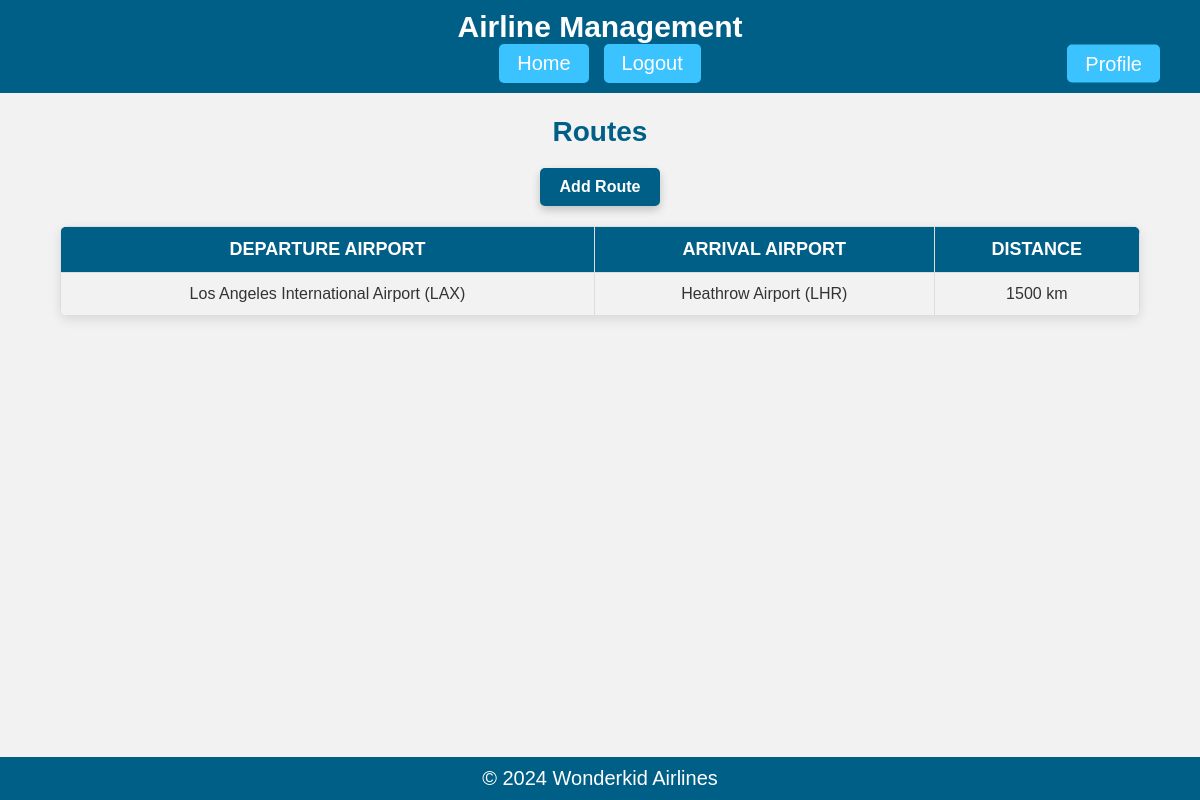
Page /routes/ (signed in) on the committed database.
### Airlines/models.py (models this page shows, shortened)
class Route(models.Model):
    departure_airport = models.ForeignKey('Airport', on_delete=models.CASCADE, related_name='departure_routes')
    arrival_airport = models.ForeignKey('Airport', on_delete=models.CASCADE, related_name='arrival_routes')
    distance = models.PositiveIntegerField()

class Airport(models.Model):
    name = models.CharField(max_length=100)
    location = models.CharField(max_length=100)
    def __str__(self):
        return self.name

### Airlines/views.py (the view)
# urls.py: path('routes/', views.routes_list, name='routes'),
@login_required
def routes_list(request):
    routes = Route.objects.all()
    return render(request, 'routes.html', {'routes': routes})

### Airlines/templates/routes.html (shortened to what this page needs)
{% extends 'base.html' %}
{% block content %}
    <h2>Routes</h2>
    <a href="{% url 'add_route' %}" class="btn primary-btn">Add Route</a>
    <table>
        <thead>
            <tr>
                <th>Departure Airport</th>
                <th>Arrival Airport</th>
                <th>Distance</th>
            </tr>
        </thead>
        <tbody>
            {% for route in routes %}
            <tr>
                <td>{{ route.departure_airport }}</td>
                <td>{{ route.arrival_airport }}</td>
                <td>{{ route.distance }} km</td>
            </tr>
            {% endfor %}
        </tbody>
    </table>
{% endblock %}

### Airlines/templates/base.html (style rules this page uses)
body { font-family: Arial, sans-serif; background-color: #f2f2f2; margin: 0; padding: 0; color: #333; min-height: 100vh; display: flex; flex-direction: column; }

### Airlines/templates/routes.html (style rules this page uses)
h2 { text-align: center; color: #005f87; font-size: 28px; margin-bottom: 20px; font-weight: bold; }
table { width: 90%; margin: 20px auto; border-collapse: collapse; border-radius: 8px; overflow: hidden; box-shadow: 0px 4px 12px rgba(0, 0, 0, 0.1); }
table th, table td { padding: 12px; text-align: center; font-size: 16px; border: 1px solid #ddd; }
table th { background-color: #005f87; color: white; font-weight: bold; text-transform: uppercase; font-size: 18px; }
.btn { display: inline-block; padding: 10px 20px; background-color: #005f87; color: white; text-decoration: none; border-radius: 5px; font-size: 20px; font-weight: 500; transition: background-color 0.3s ease, transform 0.2s ease; }
.primary-btn { display: block; width: fit-content; margin: 0 auto 20px; background-color: #005f87; font-size: 16px; font-weight: bold; box-shadow: 0px 4px 8px rgba(0, 0, 0, 0.2); }

### rows in the picture
Route: departure_airport "Los Angeles International Airport (LAX)", arrival_airport "Heathrow Airport (LHR)", distance "1500"
